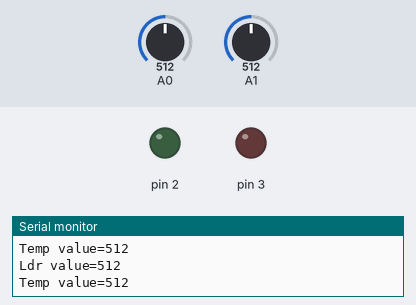
Bench run of a sketch on a simulated Arduino Uno, built with avr-gcc and run on an emulated ATmega328P. Shown: output pins drawn as LEDs (lit = HIGH), the last lines printed to the serial monitor. The test bench sets the inputs (shaded band); at power-on: A0 = 512, A1 = 512.

Above: at 4.8 s.
4.9 s: A0 set to 316
11.2 s: A0 set to 287
At 13.8 s:
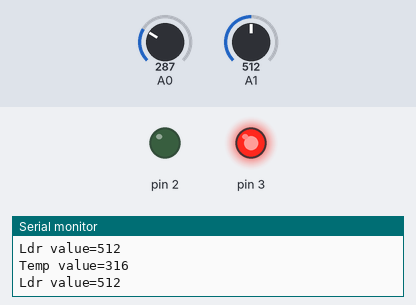
20.9 s: A0 set to 306
At 22.4 s:
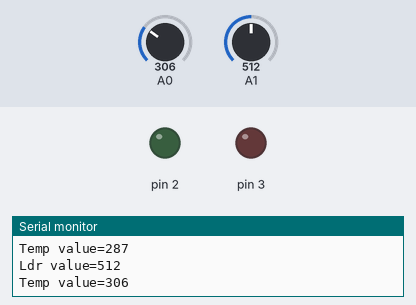
25.9 s: A1 set to 482
At 26.6 s:
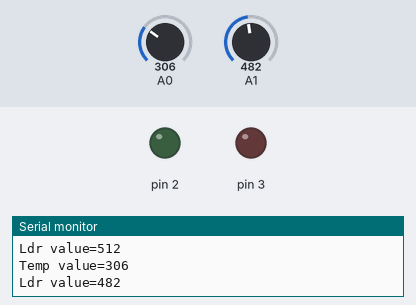
30.9 s: A1 set to 510
At 33.3 s:
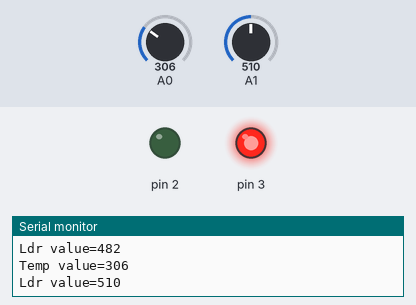
Timing chart, 0 to 41.5 s (numbered marks = the images above; inputs shaded):
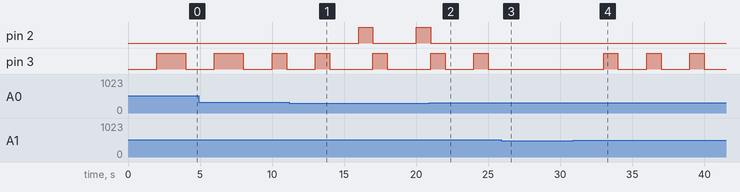

The sketch:

sketch.ino
```cpp
void setup() {
  // put your setup code here, to run once:
 Serial.begin(9600);
 pinMode(A0, INPUT);
 pinMode(A1, INPUT);
 pinMode(2, OUTPUT);
 pinMode(3, OUTPUT);
}

void loop() {
  // put your main code here, to run repeatedly:
int Temp=analogRead(A0);
Serial.print("Temp value=");
Serial.println(Temp);
delay(1000);
int Ldr=analogRead(A1);
Serial.print("Ldr value=");
Serial.println(Ldr);
delay(1000);

if((Temp>50)&&(Temp<300)){
  digitalWrite(2,1);
  delay(1000);
  digitalWrite(2,0);
}
if(Temp>500){
  digitalWrite(3,1);
  delay(1000);
  digitalWrite(3,0);
}
if((Ldr>50)&&(Ldr<300)){
  digitalWrite(2,1);
  delay(1000);
  digitalWrite(2,0);
}
if(Ldr>500){
  digitalWrite(3,1);
  delay(1000);
  digitalWrite(3,0);
}

}
```

Measured:
- the behaviour switches between 300 and 299 on A0 (found by bisection; images 0 and 1)
- after the input at 11.2 s, pin 2: LOW → HIGH after 4.8 s, → LOW 1.0 s later, → HIGH 3.0 s later; pin 3: LOW → HIGH after 5.8 s, → LOW 1.0 s later
- after the input at 20.9 s, pin 2: goes on until 21.0 s, then stays LOW
- after the input at 25.9 s, pin 3: stays LOW (without the input it goes to HIGH after 1.1 s)
- after the input at 30.9 s, pin 3: alternates HIGH for 1.0 s and LOW for 2.0 s, starting after 2.1 s
